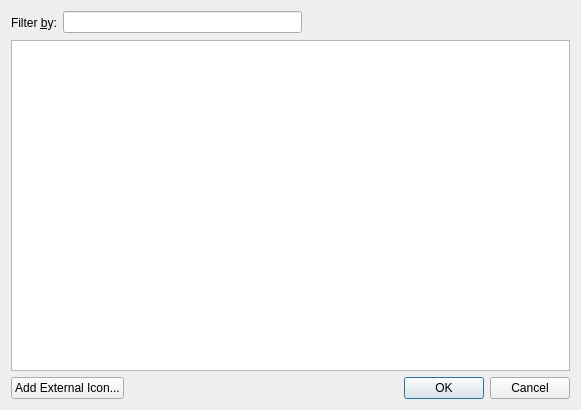
<?xml version="1.0" encoding="UTF-8"?>
<ui version="4.0">
 <class>ChangeIcon</class>
 <widget class="QDialog" name="ChangeIcon">
  <property name="geometry">
   <rect>
    <x>0</x>
    <y>0</y>
    <width>581</width>
    <height>410</height>
   </rect>
  </property>
  <property name="windowTitle">
   <string>Change Icon</string>
  </property>
  <layout class="QGridLayout" name="gridLayout">
   <item row="0" column="0">
    <layout class="QHBoxLayout" name="horizontalLayout_2">
     <item>
      <widget class="QLabel" name="label_3">
       <property name="text">
        <string>Filter &amp;by:</string>
       </property>
       <property name="buddy">
        <cstring>filterEdit</cstring>
       </property>
      </widget>
     </item>
     <item>
      <widget class="QLineEdit" name="filterEdit"/>
     </item>
     <item>
      <widget class="QToolButton" name="clearButton">
       <property name="text">
        <string/>
       </property>
       <property name="icon">
        <iconset resource="../resources/resources.qrc">
         <normaloff>:/images/clear_left.png</normaloff>:/images/clear_left.png</iconset>
       </property>
       <property name="autoRaise">
        <bool>true</bool>
       </property>
      </widget>
     </item>
     <item>
      <spacer name="horizontalSpacer">
       <property name="orientation">
        <enum>Qt::Horizontal</enum>
       </property>
       <property name="sizeHint" stdset="0">
        <size>
         <width>40</width>
         <height>20</height>
        </size>
       </property>
      </spacer>
     </item>
    </layout>
   </item>
   <item row="1" column="0">
    <widget class="QGraphicsView" name="view"/>
   </item>
   <item row="2" column="0">
    <layout class="QHBoxLayout" name="horizontalLayout">
     <item>
      <layout class="QHBoxLayout">
       <property name="spacing">
        <number>6</number>
       </property>
       <property name="margin">
        <number>0</number>
       </property>
      </layout>
     </item>
     <item>
      <widget class="QPushButton" name="addButton">
       <property name="text">
        <string>Add External Icon...</string>
       </property>
      </widget>
     </item>
     <item>
      <widget class="QDialogButtonBox" name="buttonBox">
       <property name="standardButtons">
        <set>QDialogButtonBox::Cancel|QDialogButtonBox::Ok</set>
       </property>
      </widget>
     </item>
    </layout>
   </item>
  </layout>
 </widget>
 <resources>
  <include location="../resources/resources.qrc"/>
 </resources>
 <connections>
  <connection>
   <sender>buttonBox</sender>
   <signal>accepted()</signal>
   <receiver>ChangeIcon</receiver>
   <slot>accept()</slot>
   <hints>
    <hint type="sourcelabel">
     <x>199</x>
     <y>279</y>
    </hint>
    <hint type="destinationlabel">
     <x>199</x>
     <y>149</y>
    </hint>
   </hints>
  </connection>
  <connection>
   <sender>buttonBox</sender>
   <signal>rejected()</signal>
   <receiver>ChangeIcon</receiver>
   <slot>reject()</slot>
   <hints>
    <hint type="sourcelabel">
     <x>199</x>
     <y>279</y>
    </hint>
    <hint type="destinationlabel">
     <x>199</x>
     <y>149</y>
    </hint>
   </hints>
  </connection>
 </connections>
</ui>
